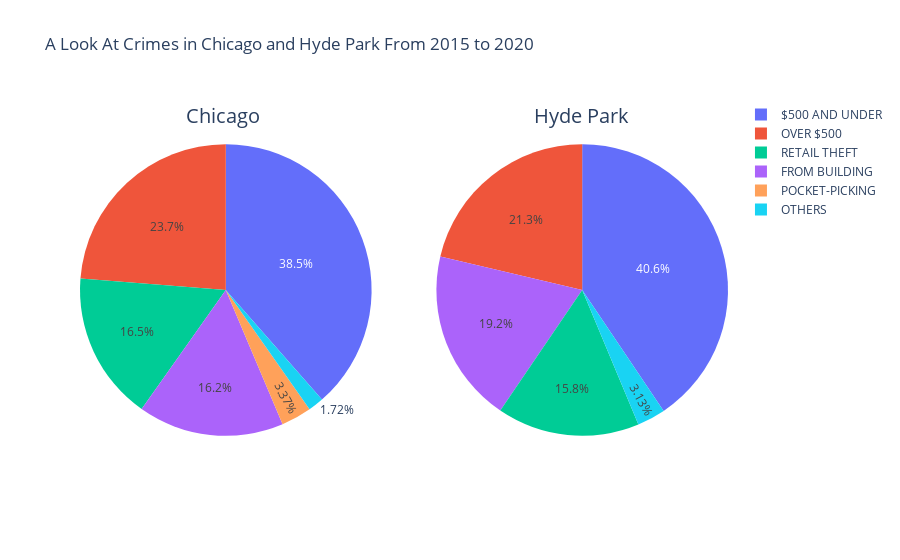

The cell this chart's notebook holds for it:
### Markdown cell above
# 2. What Types of Theft Are Are Involved?

### Code cell
# Get a count of offenses from 2015 to 2020 for Chicago and Hyde Park, and filter out domestic cases
sql_chicago = """select description, count(description) as count
                from `bigquery-public-data.chicago_crime.crime` 
                where date between '2015-01-01' and '2020-12-31' and domestic=False and primary_type='THEFT'
                group by 1;"""

sql_hp = """select description, count(description) as count
                from `bigquery-public-data.chicago_crime.crime` 
                where date between '2015-01-01' and '2020-12-31' and community_area=41 and domestic=False and primary_type='THEFT'
                group by 1;"""

# Pass query to Google cloud
chicago = client.query(sql_chicago).to_dataframe()
hyde_park = client.query(sql_hp).to_dataframe()

# Group crimes that are low in percentage for better chart resolution
chicago.loc[chicago['count'] < float(chicago.quantile(0.6)), 'description'] = 'OTHERS'
hyde_park.loc[hyde_park['count'] < float(hyde_park.quantile(0.6)), 'description'] = 'OTHERS'

# Create subplots: use 'domain' type for Pie subplot
fig = make_subplots(rows=1, cols=2, specs=[[{'type':'domain'}, {'type':'domain'}]])
fig.add_trace(go.Pie(labels=chicago['description'], values=chicago['count'], name=""), 1, 1)
fig.add_trace(go.Pie(labels=hyde_park['description'], values=hyde_park['count'], name=""), 1, 2)

# Add some frills to make things pretty
fig.update_layout(
    title_text="A Look At Crimes in Chicago and Hyde Park From 2015 to 2020",
    annotations=[dict(text='Chicago', x=0.16, y=1, font_size=20, showarrow=False),
                 dict(text='Hyde Park', x=0.85, y=1, font_size=20, showarrow=False)])

fig.show()

### Figure 1 — Plotly figure (JSON) as saved in the notebook; plotly's stock layout.template omitted (floating-point values rounded to 4 significant figures)
{"data": [{"domain": {"x": [0, 0.45], "y": [0, 1]}, "labels": ["OTHERS", "OTHERS", "OTHERS", "OVER $500", "$500 AND UNDER", "RETAIL THEFT", "POCKET-PICKING", "FROM BUILDING", "OTHERS", "OTHERS", "OTHERS"], "name": "", "type": "pie", "values": [2260, 3218, 221, 80446, 130551, 55746, 11431, 54747, 104, 14, 1]}, {"domain": {"x": [0.55, 1], "y": [0, 1]}, "labels": ["OTHERS", "OTHERS", "OTHERS", "OVER $500", "$500 AND UNDER", "RETAIL THEFT", "FROM BUILDING", "OTHERS", "OTHERS"], "name": "", "type": "pie", "values": [45, 34, 16, 707, 1346, 524, 637, 8, 1]}], "layout": {"annotations": [{"font": {"size": 20}, "showarrow": false, "text": "Chicago", "x": 0.16, "y": 1}, {"font": {"size": 20}, "showarrow": false, "text": "Hyde Park", "x": 0.85, "y": 1}], "title": {"text": "A Look At Crimes in Chicago and Hyde Park From 2015 to 2020"}}}
